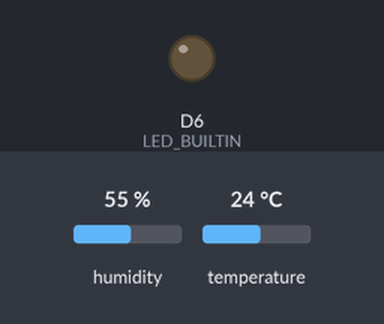
Simulated run of this sketch. Board: Arduino MKR. Shown: output pins drawn as LEDs (lit = HIGH). The test bench sets the inputs (shaded band); at power-on: humidity 55 %, temperature 24 °C. WiFi joins after 1.5 s; servers stay silent unless stated; uploads are accepted with an empty reply; pins used as bus, display or sensor lines are not drawn; what the sketch prints to the serial monitor is not drawn.

Above: at 0.1 s.
Timing chart, 0 to 8.2 s (numbered marks = the images above):
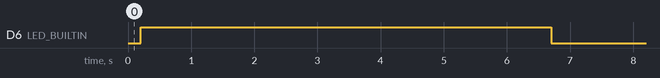

The sketch:

arduino-indoor-climate.ino
```cpp
#include <WiFiNINA.h>
#include <ArduinoHttpClient.h>
#include "DHT.h"
#include "arduino_secrets.h"

#define RESETPIN 0
#define DHTPIN 1
#define DHTTYPE DHT22

WiFiSSLClient wifi;

char ssid[] = SECRET_SSID;
char pass[] = SECRET_PASS;
int status = WL_IDLE_STATUS;
char buf[128];

DHT dht(DHTPIN, DHTTYPE);
HttpClient client = HttpClient(wifi, "arduino-indoor-climate.vercel.app", 443);

void setup() {
  digitalWrite(RESETPIN, HIGH);

  delay(200);

  pinMode(RESETPIN, OUTPUT);
  pinMode(LED_BUILTIN, OUTPUT);

  Serial.begin(9600);

  connectWiFi();

  dht.begin();
  delay(200);
}

void loop() {
  if (WiFi.RSSI() == 0) {
    connectWiFi();
  }

  float h = dht.readHumidity();
  float t = dht.readTemperature();

  // Check if any reads failed and exit early (to try again).
  if (isnan(h) || isnan(t)) {
    Serial.println(F("Failed to read from DHT sensor!"));
    return;
  }

  // Compute heat index in Celsius (isFahreheit = false)
  float hic = dht.computeHeatIndex(t, h, false);

  Serial.print(F("Humidity: "));
  Serial.print(h);
  Serial.print(F("%, temperature: "));
  Serial.print(t);
  Serial.print(F("°C, heat index: "));
  Serial.print(hic);
  Serial.println(F("°C"));

  snprintf(buf, 128, "{\"humidity\":%.2f,\"temperature\":%.2f,\"heat_index\":%.2f}", h, t, hic);
  Serial.print(F("Sending JSON data to cloud: "));
  Serial.println(buf);
  client.post("/api/telemetry", "application/json", buf);

  int statusCode = client.responseStatusCode();
  // String response = client.responseBody();
  Serial.print(F("Status code: "));
  Serial.print(statusCode);
  Serial.print(F(", response: "));
  Serial.println(client.responseBody());

  // Reset every 30 min
  if (millis() >= 1800000) {
    Serial.println("Resetting!");
    digitalWrite(RESETPIN, LOW);
  }

  delay(60000);
}

void connectWiFi() {
  digitalWrite(LED_BUILTIN, HIGH);

  while (status != WL_CONNECTED) {
    Serial.print(F("Attempting to connect to network: "));
    Serial.println(ssid);
    status = WiFi.begin(ssid, pass);
    delay(5000);
  }

  digitalWrite(LED_BUILTIN, LOW);
  Serial.println(F("We're connected!"));
  printWiFiStatus();
}

void printWiFiStatus() {
  IPAddress ip = WiFi.localIP();
  long rssi = WiFi.RSSI();

  Serial.println(F("----------------------------------------"));
  Serial.print(F("IP Address: "));
  Serial.println(ip);
  Serial.print(F("SSID: "));
  Serial.println(WiFi.SSID());
  Serial.print(F("Signal strength (RSSI): "));
  Serial.println(rssi);
  Serial.println(F("----------------------------------------"));
}
```

arduino_secrets.h
```cpp
#define SECRET_SSID ""
#define SECRET_PASS ""
```
